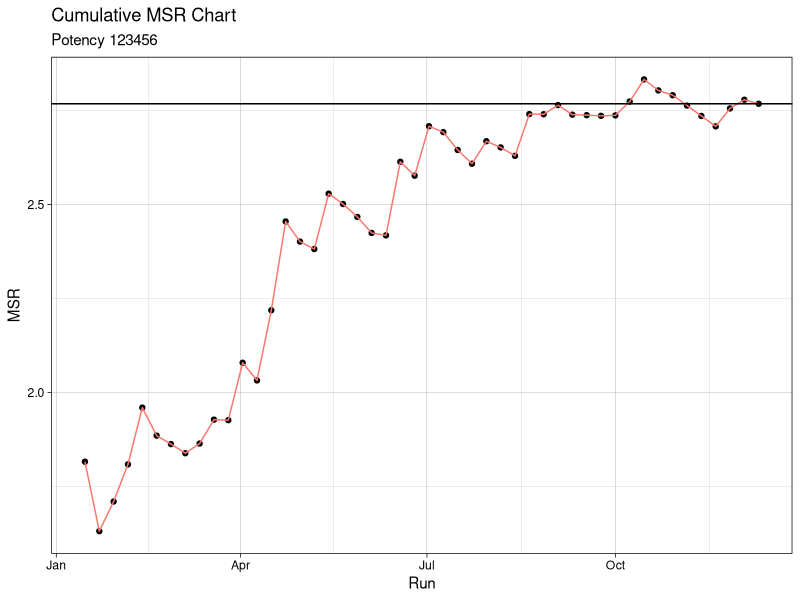
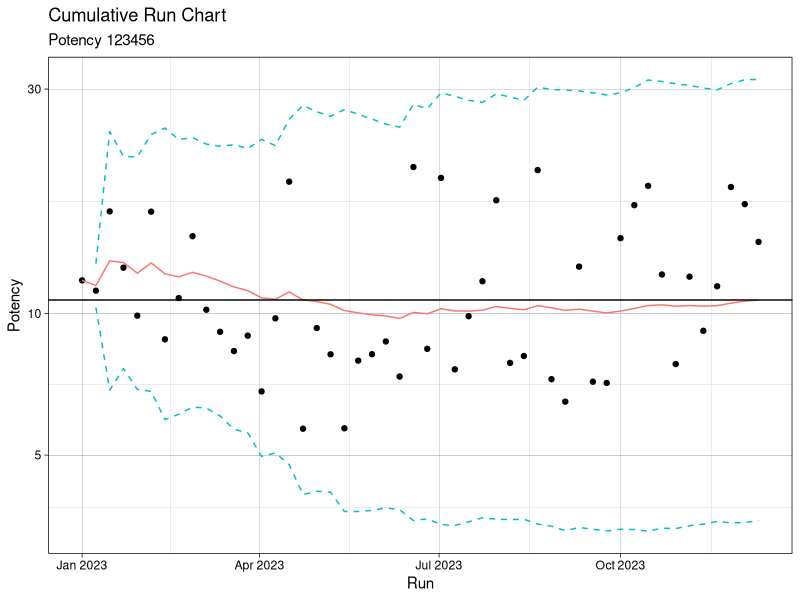
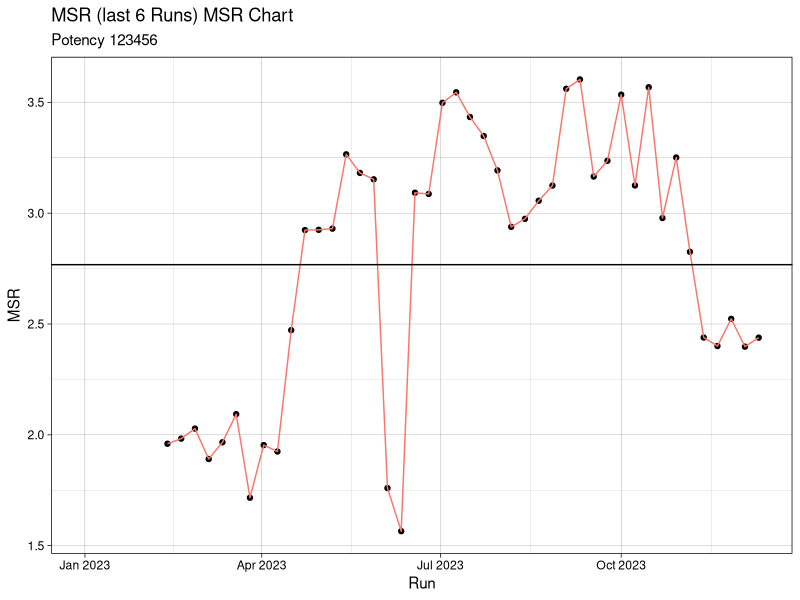
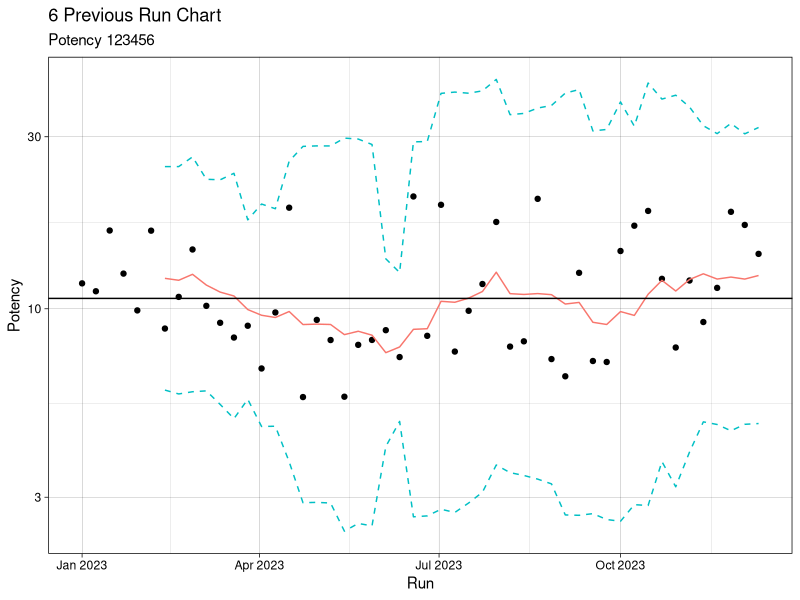
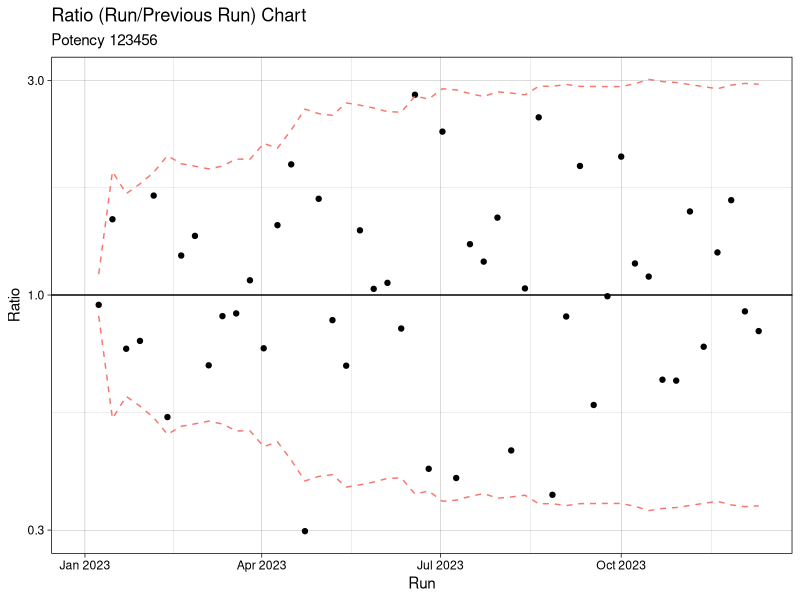

The R script that drew these images, in order:
# Control charting for potency data AGM webtool development

# Set up environment
library(tidyverse)
library(slider)

# Function to generate test data

tstdata <- function(TrueMeas, TrueMSR, SmplSize, Dates = TRUE) {
  TrueMeas <- log10(TrueMeas)
  StdDev <- log10(TrueMSR) / (2 * sqrt(2))
  Run <- if(Dates){
    seq(from = mdy('1/1/2023'), by = '1 week', length.out = SmplSize)
  } else {c(1:SmplSize)}
  
  Measure <- rnorm(n = SmplSize, mean = TrueMeas, sd = StdDev)
  
  Output <- tibble(Run, Measure) %>% 
    mutate(Measure = 10 ^ Measure)
}

TestData <- tstdata(TrueMeas = 10, TrueMSR = 3, SmplSize = 50, Dates = TRUE)

write_csv(TestData,'TestData.csv')



#-----------------------------------------------------------------------------------------------------
# Functionality for web app

# numdiff subtracts the value from the previous run when called within slider
numdiff <- function(x) {
  x[2] - x[1]
}

# User specifies if runs are identified by dates and a title for the generated output

Dates = TRUE
UsrTitle <- 'Potency 123456'

# User uploads data - 2 columns Column 1 = Run number or date, Column 2 = Measurement

UsrData <- TestData %>% 
  arrange(Run) %>% 
  mutate(Measure = log10(Measure),
         CumMean = slide_dbl(Measure, mean, .before = Inf),
         CumSD = slide_dbl(Measure, sd, .before = Inf),
         CumUCL = CumMean + 3 * CumSD,
         CumLCL = CumMean - 3 * CumSD,
         CumMSR = 2 * sqrt(2) * CumSD,
         Lst6Mean = slide_dbl(Measure, mean, .before = 6, .complete = TRUE),
         Lst6SD = slide_dbl(Measure, sd, .before = 6, .complete = TRUE),
         Lst6UCL = Lst6Mean + 3 * Lst6SD,
         Lst6LCL = Lst6Mean - 3 * Lst6SD,
         Lst6MSR = 2 * sqrt(2) * Lst6SD,
         Ratio = slide_dbl(Measure, numdiff, .before = 1, .complete = TRUE),
         RatioUCL = 3 * CumSD,
         RatioLCL = 3 * CumSD * (-1),
         across(-Run, function(x) 10^x))

# Create Graphs
XLabel <- if_else(Dates, 'Date', 'Run')  

CumRunPlot <- ggplot(UsrData, aes(x = Run, y = Measure)) +
  geom_point() +
  geom_line(aes(y = UsrData$CumMean, color = 'blue')) +
  geom_hline(yintercept = tail(UsrData$CumMean, 1)) +
  geom_line(aes(y = CumUCL, color = 'red'), linetype = 'dashed') +
  geom_line(aes(y = CumLCL, color = 'red'), linetype ='dashed') +
  scale_y_continuous(trans = "log10") +
  labs(title = 'Cumulative Run Chart',
       subtitle = UsrTitle,
       y = 'Potency') +
  theme_linedraw() +
  theme(legend.position = 'none')

  
Lst6RunPlot <- ggplot(UsrData, aes(x = Run, y = Measure)) +
  geom_point() +
  geom_line(aes(y = UsrData$Lst6Mean, color = 'blue')) +
  geom_hline(yintercept = tail(UsrData$CumMean, 1)) +
  geom_line(aes(y = Lst6UCL, color = 'red'), linetype = 'dashed') +
  geom_line(aes(y = Lst6LCL, color = 'red'), linetype ='dashed') +
  scale_y_continuous(trans = "log10") +
  labs(title = '6 Previous Run Chart',
       subtitle = UsrTitle,
       y = 'Potency') +
  theme_linedraw() +
  theme(legend.position = 'none')  

CumMSRPlot <- ggplot(slice(UsrData, -(1:2)), aes(x = Run, y = CumMSR)) +
  geom_point() +
  geom_line(aes(color = 'blue')) +
  geom_hline(yintercept = tail(UsrData$CumMSR, 1)) +
  labs(title = 'Cumulative MSR Chart',
       subtitle = UsrTitle,
       y = 'MSR') +
  theme_linedraw() +
  theme(legend.position = 'none')  


Lst6MSRPlot <- ggplot(UsrData, aes(x = Run, y = Lst6MSR)) +
  geom_point() +
  geom_line(aes(color = 'blue')) +
  geom_hline(yintercept = tail(UsrData$CumMSR, 1)) +
  labs(title = 'MSR (last 6 Runs) MSR Chart',
       subtitle = UsrTitle,
       y = 'MSR') +
  theme_linedraw() +
  theme(legend.position = 'none')  


RatioPlot <- ggplot(UsrData, aes(x = Run, y = Ratio)) +
  geom_point() +
  geom_hline(yintercept = 1) +
  geom_line(aes(y = RatioUCL, color = 'red'), linetype = 'dashed') +
  geom_line(aes(y = RatioLCL, color = 'red'), linetype ='dashed') +
  scale_y_continuous(trans = "log10") +
  labs(title = 'Ratio (Run/Previous Run) Chart',
       subtitle = UsrTitle,
       y = 'Ratio') +
  theme_linedraw() +
  theme(legend.position = 'none')  

# Summary table

DataSummary <- UsrData %>% 
  summarise(across(where(is.numeric), list(Min = ~min(.x, na.rm = TRUE),
                                             Max = ~max(.x, na.rm = TRUE), 
                                             Last = ~last(.x)))) %>% 
  pivot_longer((everything()), names_to = c('Column', 'Statistic'), names_sep = '_', values_to = 'Value' ) %>% 
  pivot_wider(names_from = Column, values_from = Value) %>% 
  mutate_if(is.numeric, ~round(., 2)) %>% 
  select(-CumSD, -Lst6SD)
